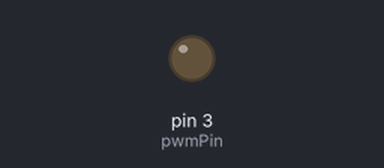
The program below on a simulated Arduino Uno, built with avr-gcc and run on an emulated ATmega328P. Shown: output pins drawn as LEDs (lit = HIGH). Random numbers use the default seed unless the program sets one; EEPROM starts erased.

Above: at 0.15 s.
Timing chart, 0 to 1.6 s (numbered marks = the images above):
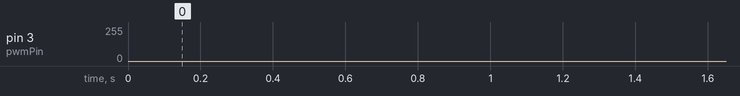

The program:

main.cpp
```cpp
#include <Arduino.h>
#include <EEPROM.h>

// a single latching button is used to power on/off and select the effect.
// when the uc boots the last effect used is read from the EEPROM and the next effect is determined from that.
// by cycling through addresses we can wear out a cell more slowly than writing to the same address every time.
// this should change number of possible boots from around 100,000 to (EFFECT_ADDR_UB/2)*100,000.
// EFFECT_ADDR_UB/2 is used in the formula above since 2 address are written to when the effect is switched at power on.
// you might want to leave room for other EEEPROM data by setting EFFECT_ADDR_UB to something less than EEPROM.length()
//#define EFFECT_ADDR_UB (EEPROM.length()/2)
#define EFFECT_ADDR_UB (EEPROM.length())

#define PERIOD 500
#define TICS_PER_SEC (1000 / PERIOD)

#define BREATH 1

#define LIB8STATIC __attribute__ ((unused)) static inline
#define FASTLED_RAND16_2053  ((uint16_t)(2053))
#define FASTLED_RAND16_13849 ((uint16_t)(13849))
#define RAND16_SEED  1337
uint16_t rand16seed = RAND16_SEED;

#if defined(__AVR_ATmega328P__)
int pwmPin = 3;
#elif defined(__AVR_ATmega8__)
int pwmPin = 11;
#elif defined(__AVR_ATtiny85__)
int pwmPin = 0;
#endif


uint8_t addr = 0;
uint8_t max_brightness = 255;
const uint8_t min_brightness = 2;
uint16_t tic = 0;

#define NUM_EFFECTS 3
enum EFFECT {NONE = 0, BREATHING = 1, FLICKER = 2};
EFFECT effect = BREATHING;

LIB8STATIC uint8_t random8() {
    rand16seed = (rand16seed * FASTLED_RAND16_2053) + FASTLED_RAND16_13849;
    // return the sum of the high and low bytes, for better
    //  mixing and non-sequential correlation
    return (uint8_t)(((uint8_t)(rand16seed & 0xFF)) +
           ((uint8_t)(rand16seed >> 8)));
}


LIB8STATIC uint8_t random8(uint8_t lim) {
    uint8_t r = random8();
    r = (r*lim) >> 8;
    return r;
}

LIB8STATIC uint8_t random8(uint8_t min, uint8_t lim) {
    uint8_t delta = lim - min;
    uint8_t r = random8(delta) + min;
    return r;
}


// read a comment that micros() malfunctions at 1 MHz, but it works fine for me.
uint8_t finished_waiting(uint32_t interval) {
    uint8_t finished = 0;
    uint32_t dt = 0;
    static uint32_t pm = micros(); // previous micros
    dt = micros() - pm; // even when micros() overflows this still gives the correct time elapsed
    if (dt >= interval) {
        pm = micros();
        finished = 1;
    }
    return finished;
}


uint8_t breathing(uint16_t interval) {
    static uint8_t b = 0;
    //static uint8_t t = 0;
    static uint8_t dir = 1;
    if (finished_waiting(interval)) {
        //b = ((max_brightness - min_brightness) * abs((int8_t)(tic % TICS_PER_SEC) - (TICS_PER_SEC / 2))) / (TICS_PER_SEC / 2) + min_brightness;
        if (dir) {
            b++;
        }
        else {
            b--;
        }
        if (b == max_brightness) {
            dir = 0;
        }
        if (b == min_brightness) {
            dir = 1;
        }
    }
    return b;
}


uint8_t flicker(uint16_t interval) {
  static uint8_t b = max_brightness;
    if (finished_waiting(interval)) {
        b = ((random8(1,11) > 4)*max_brightness);
    }
    return b;
}


void get_effect() {
    uint8_t e = 0;
    uint16_t addr = 0;
    for (; addr < EFFECT_ADDR_UB; addr++) {
        uint8_t d = EEPROM.read(addr);
        // the default value of a byte in an erased EEPROM is 255
        // anything less than the 255 indicates datum was written to this address
        // the data are stored in an inverted form so they are closer to 255
        // which means fewer bits need to be changed when setting an address back to the default (255)
        if (d < 255) {
           e = (~d) - 1; // e.g. (~254) - 1 = 0
           break;
        }
    }

    if (addr == EFFECT_ADDR_UB) {
        // no data was found so use default values
        e = 0;
        addr = 0;
    }

    e = (e+1) % NUM_EFFECTS;
    effect = (EFFECT)e;

    EEPROM.update(addr, 255); // update only writes the value if it differs from the stored value
    EEPROM.write((addr+1) % EFFECT_ADDR_UB, (~e) - 1);
}

// sanity check after change clock frequency
//void blink_timing_debug01() {
//    digitalWrite(pwmPin, HIGH);
//    delay(1000);
//    digitalWrite(pwmPin, LOW);
//    delay(1000);
//}

// sanity check after change clock frequency
// make sure our time elapsed function still works
//void blink_timing_debug02() {
//    // 1000000 microseconds is 1 second
//    if (finished_waiting(1000000)) {
//        digitalWrite(pwmPin, !digitalRead(pwmPin));
//    }
//}


void setup() {
    //Serial.begin(4800); // cannot have a faster baud rate at 1 MHz
    //Serial.println(EFFECT_ADDR_UB, DEC);

    get_effect();
    pinMode(pwmPin, OUTPUT);
    max_brightness = 255;

noInterrupts();
#if defined(__AVR_ATmega328P__)
    //https://playground.arduino.cc/Main/TimerPWMCheatsheet/
    //Pins 11 and 3: controlled by timer 2 in phase-correct PWM mode (cycle length = 510)
    TCCR2B = (TCCR2B & 0b11111000) | 0x01; // divisor of 1 at 1 MHz = PWM frequency of 1960.784375 Hz
#elif defined(__AVR_ATmega8__)
    //Pins 11 and 3: controlled by timer 2 in phase-correct PWM mode (cycle length = 510)
    TCCR2 = (TCCR2 & 0b11111000) | 0x01; // divisor of 1 at 1 MHz = PWM frequency of 1960.784375 Hz
#elif defined(__AVR_ATtiny85__)
    // Pin 0: controlled by timer 0 in fast PWM mode
    // attiny85 does not appear to need its divisor changed.
    // it seems like divisor should be 1 when div by 8 fuse is enabled (1 MHz clock?)
    //defaults
    //TCCR0A == 0b00000011 fast PWM
    //TCCR0B == 0b00000010 divide by 8
#endif
interrupts();

    //uint8_t run_debug_num = 2;
    //while (run_debug_num > 0) {
    //    if (run_debug_num == 1) {
    //        blink_timing_debug01();
    //    }
    //    else {
    //        blink_timing_debug02();
    //    }
    //}

}

void loop() {
    static uint8_t b_prev = 0;
    uint8_t b = max_brightness;

    switch(effect) {
        default:
        // fall through to next case
        case NONE:
            // running at 1MHz results in a lower PWM frequency. slow enough that the duty cycle causes visible flicker
            // a value of 32 will cause flicker if the timer's divisor is left at 64
            //b = 32; // for PWM flicker debugging
            b = max_brightness;
            break;
        case BREATHING:
            b = breathing(4000);
            break;
        case FLICKER:
            b = flicker(48000);
            break;
    }

    if (b != b_prev) {
        // only write if the value is new
        b_prev = b;
        analogWrite(pwmPin, b);
    }
}
```
